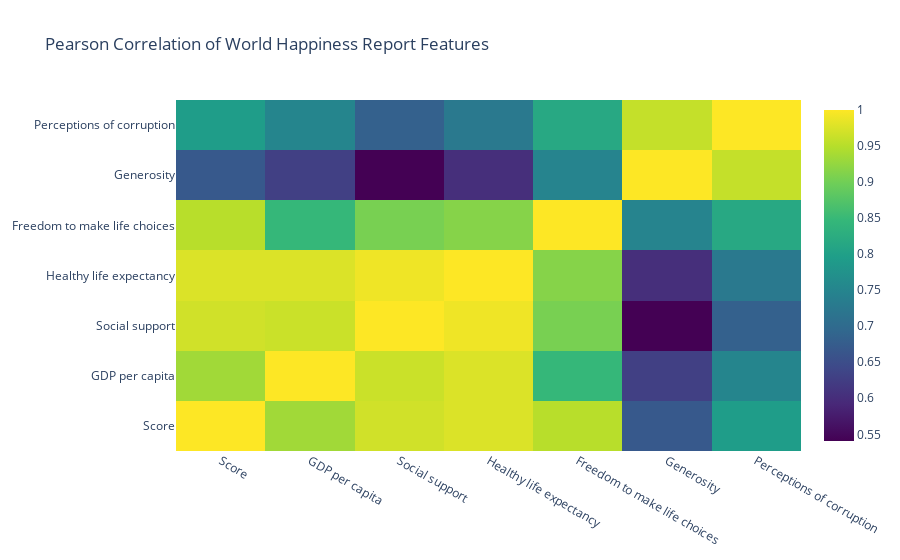

Here is the notebook cell this chart was saved with:
### Code cell
# Membuat heatmap untuk melihat korelasi antar variabel terhadap score
heatmap = go.Heatmap(
    z = df_happiness.corr().values,
    x = df_happiness.columns.values[1:],
    y = df_happiness.columns.values[1:],
    colorscale = 'Viridis',
    reversescale = False,
    opacity = 1.0
)

layout = go.Layout(
    title = 'Pearson Correlation of World Happiness Report Features',
    xaxis = dict(ticks='', nticks=36),
    yaxis = dict(ticks=''),
)

fig = go.Figure(data=heatmap, layout=layout)
fig.show()

### Figure 1 — Plotly figure (JSON) as saved in the notebook; plotly's stock layout.template omitted (floating-point values rounded to 4 significant figures)
{"data": [{"colorscale": [[0, "#440154"], [0.1111, "#482878"], [0.2222, "#3e4989"], [0.3333, "#31688e"], [0.4444, "#26828e"], [0.5556, "#1f9e89"], [0.6667, "#35b779"], [0.7778, "#6ece58"], [0.8889, "#b5de2b"], [1, "#fde725"]], "opacity": 1, "reversescale": false, "type": "heatmap", "x": ["Score", "GDP per capita", "Social support", "Healthy life expectancy", "Freedom to make life choices", "Generosity", "Perceptions of corruption"], "y": ["Score", "GDP per capita", "Social support", "Healthy life expectancy", "Freedom to make life choices", "Generosity", "Perceptions of corruption"], "z": [[1, 0.9344, 0.9678, 0.976, 0.9513, 0.669, 0.7948], [0.9344, 1, 0.9639, 0.9758, 0.8471, 0.6284, 0.7512], [0.9678, 0.9639, 1, 0.9903, 0.9052, 0.5407, 0.6823], [0.976, 0.9758, 0.9903, 1, 0.9154, 0.6021, 0.7267], [0.9513, 0.8471, 0.9052, 0.9154, 1, 0.7481, 0.8158], [0.669, 0.6284, 0.5407, 0.6021, 0.7481, 1, 0.9596], [0.7948, 0.7512, 0.6823, 0.7267, 0.8158, 0.9596, 1]]}], "layout": {"title": {"text": "Pearson Correlation of World Happiness Report Features"}, "xaxis": {"nticks": 36, "ticks": ""}, "yaxis": {"ticks": ""}}}
